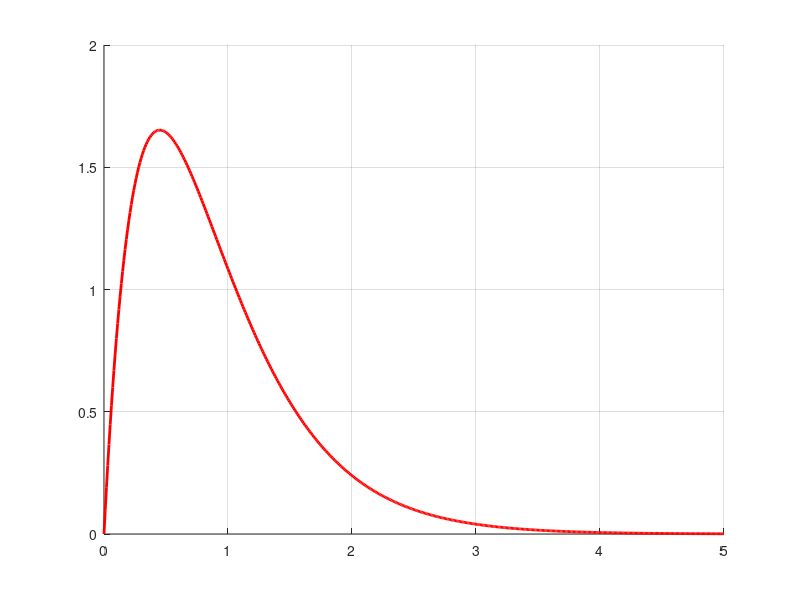

Reproduce this figure in MATLAB. (Note: this script raises an error after producing the figure.)
clc
clear

% Define gravitational constant and length of the pendulum
g = 9.8; % m/s^2
l = 2; % length of the pendulum in meters

% Define the open-loop linear system in state-space form (state-variable
% representation)

% x_dot = Ax + Bu
% y = Cx + Du

A = [0 1;
     g/l 0];
 
B = [0; 
     -1/l];
 
C = [1 0];
  
D = [0];

sys_lin = ss(A,B,C,D); % state-space for open-loop linearized system

%%%%%%%%%%%%%%%%%%%%%%%%%%%%%%%%%%%%%%%%%%%%%%%%%%%%%%%%%%%%%%%%%%%%%%%%%%
%%%%%%%%%%%%%%%%%% You only need to change things here %%%%%%%%%%%%%%%%%%
% Design LQR

Q = [1 0;
     0 1];
 
R = [1];

%%%%%%%%%%%%%%%%%%%%% Change nothing below this line %%%%%%%%%%%%%%%%%%%%%
%%%%%%%%%%%%%%%%%%%%%%%%%%%%%%%%%%%%%%%%%%%%%%%%%%%%%%%%%%%%%%%%%%%%%%%%%%

[K,S,e] = lqr(sys_lin,Q,R);

% Redefine the closed-loop system as x_dot = (A-BK)x

A_lqr = A-B*K;
B_lqr = [0;
         0];

sys_lqr = ss(A_lqr, B_lqr,C,D);

% time array to be used for simulating the initial condition response
time = 0:0.01:5;

% initial condition response
x0=[0,10]; % initial velocity is equivalent to someone kicking the system
[output_lin, t, states_lin] = initial(sys_lqr,x0,time);

% Plot the angular position and angular velocity from the initial condition
figure(1)
plot(t,output_lin,'red','LineWidth',2)
grid on
box off
ax=gca;
ax.FontSize=16;
title('Linear Response')
xlabel('Time (s)','FontSize',22)
ylabel('Angle (rad)','FontSize',22)

% Simulation of nonlinear inverted pendulum

[t,th]=ode45(@(t,th) invert_pend(t,th,g,l,K), [0,5], x0);

figure(2)
plot(t,th(:,1),'red','LineWidth',2)
grid on
box off
ax=gca;
ax.FontSize=16;
title('Nonlinear Response')
xlabel('Time (s)','FontSize',22)
ylabel('Angle (rad)','FontSize',22)
